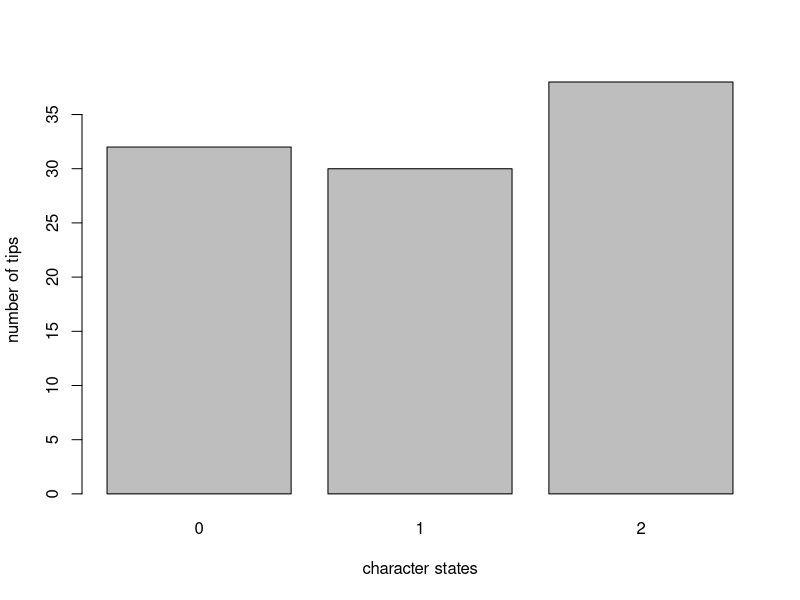

This chart was generated by the following R code:
## ---- chunk 1
knitr::opts_chunk$set(echo = TRUE)
## ---- chunk 2
library(knitr)
## ---- chunk 3
# hidden from user, these are the functions to provide the summaries

type_data <- function(data) {
  if (length(unique(data)) > 2) {
    type <- "is multi state"
  } else if (length(unique(data)) == 2) {
    type <- "is binary"
  } else if (length(unique(data)) == 1) {
    type <- "has no variation"
  } else {
    type <- "uh oh!! unknown error"
  }
  return(type)
}

num_states <- function(data) {
  length(unique(data))
}

num_obs <- function(data) {
  length(data)
}

make_discr_plot <- function(data, char_name = NA) {
  counts <- table(data)
  barplot(counts, main = char_name, 
          xlab = "character states",
          ylab = "number of tips")
}

make_discr_table <- function(data, char_name = NA) {
  counts <- table(data)
  kable(counts, col.names = c("Char. States","Num. of Tips"))
}

## ---- chunk 4

test_multi <- sample(c(0,1,2), size = 100, replace = TRUE)
test_binary <- sample(c(0,1), size = 100, replace = TRUE)

## ---- chunk 5
make_discr_table(test_multi)
## ---- chunk 6
make_discr_plot(test_multi)
